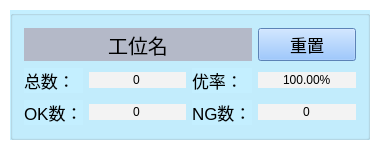
<?xml version="1.0" encoding="UTF-8"?>
<ui version="4.0">
 <class>ProductionWindows</class>
 <widget class="QWidget" name="ProductionWindows">
  <property name="geometry">
   <rect>
    <x>0</x>
    <y>0</y>
    <width>390</width>
    <height>150</height>
   </rect>
  </property>
  <property name="windowTitle">
   <string>ProductionWindows</string>
  </property>
  <property name="styleSheet">
   <string notr="true">background-color: rgb(255, 255, 255);</string>
  </property>
  <widget class="QGroupBox" name="groupBox">
   <property name="geometry">
    <rect>
     <x>10</x>
     <y>10</y>
     <width>360</width>
     <height>130</height>
    </rect>
   </property>
   <property name="minimumSize">
    <size>
     <width>360</width>
     <height>130</height>
    </size>
   </property>
   <property name="maximumSize">
    <size>
     <width>360</width>
     <height>130</height>
    </size>
   </property>
   <property name="styleSheet">
    <string notr="true">background-color: rgb(196, 239, 255);</string>
   </property>
   <property name="title">
    <string/>
   </property>
   <layout class="QGridLayout" name="gridLayout">
    <item row="0" column="3">
     <widget class="QPushButton" name="pushButton">
      <property name="font">
       <font>
        <pointsize>13</pointsize>
       </font>
      </property>
      <property name="cursor">
       <cursorShape>PointingHandCursor</cursorShape>
      </property>
      <property name="styleSheet">
       <string notr="true">background-color: rgb(129, 184, 255);</string>
      </property>
      <property name="text">
       <string>重置</string>
      </property>
     </widget>
    </item>
    <item row="1" column="0">
     <widget class="QLabel" name="label">
      <property name="font">
       <font>
        <pointsize>13</pointsize>
       </font>
      </property>
      <property name="text">
       <string>总数：</string>
      </property>
     </widget>
    </item>
    <item row="1" column="1">
     <widget class="QLineEdit" name="lineEdit_Sum">
      <property name="minimumSize">
       <size>
        <width>80</width>
        <height>0</height>
       </size>
      </property>
      <property name="styleSheet">
       <string notr="true">background-color: rgb(243, 243, 243);
border-width:0;
border-style:outset</string>
      </property>
      <property name="text">
       <string>0</string>
      </property>
      <property name="alignment">
       <set>Qt::AlignCenter</set>
      </property>
      <property name="readOnly">
       <bool>true</bool>
      </property>
     </widget>
    </item>
    <item row="1" column="2">
     <widget class="QLabel" name="label_2">
      <property name="font">
       <font>
        <pointsize>13</pointsize>
       </font>
      </property>
      <property name="text">
       <string>优率：</string>
      </property>
     </widget>
    </item>
    <item row="1" column="3">
     <widget class="QLineEdit" name="lineEdit_Nice">
      <property name="minimumSize">
       <size>
        <width>80</width>
        <height>0</height>
       </size>
      </property>
      <property name="styleSheet">
       <string notr="true">background-color: rgb(243, 243, 243);
border-width:0;
border-style:outset</string>
      </property>
      <property name="text">
       <string>100.00%</string>
      </property>
      <property name="alignment">
       <set>Qt::AlignCenter</set>
      </property>
      <property name="readOnly">
       <bool>true</bool>
      </property>
     </widget>
    </item>
    <item row="2" column="0">
     <widget class="QLabel" name="label_3">
      <property name="font">
       <font>
        <pointsize>13</pointsize>
       </font>
      </property>
      <property name="text">
       <string>OK数：</string>
      </property>
     </widget>
    </item>
    <item row="2" column="1">
     <widget class="QLineEdit" name="lineEdit_OK">
      <property name="minimumSize">
       <size>
        <width>80</width>
        <height>0</height>
       </size>
      </property>
      <property name="styleSheet">
       <string notr="true">background-color: rgb(243, 243, 243);
border-width:0;
border-style:outset</string>
      </property>
      <property name="text">
       <string>0</string>
      </property>
      <property name="alignment">
       <set>Qt::AlignCenter</set>
      </property>
      <property name="readOnly">
       <bool>true</bool>
      </property>
     </widget>
    </item>
    <item row="2" column="2">
     <widget class="QLabel" name="label_4">
      <property name="font">
       <font>
        <pointsize>13</pointsize>
       </font>
      </property>
      <property name="text">
       <string>NG数：</string>
      </property>
     </widget>
    </item>
    <item row="2" column="3">
     <widget class="QLineEdit" name="lineEdit_NG">
      <property name="minimumSize">
       <size>
        <width>80</width>
        <height>0</height>
       </size>
      </property>
      <property name="styleSheet">
       <string notr="true">background-color: rgb(243, 243, 243);
border-width:0;
border-style:outset</string>
      </property>
      <property name="text">
       <string>0</string>
      </property>
      <property name="alignment">
       <set>Qt::AlignCenter</set>
      </property>
      <property name="readOnly">
       <bool>true</bool>
      </property>
     </widget>
    </item>
    <item row="0" column="0" colspan="3">
     <widget class="QLabel" name="worknamelabel">
      <property name="font">
       <font>
        <pointsize>15</pointsize>
       </font>
      </property>
      <property name="styleSheet">
       <string notr="true">background-color: rgb(0, 0, 0);
background-color: rgb(180, 185, 200);</string>
      </property>
      <property name="text">
       <string>工位名</string>
      </property>
      <property name="alignment">
       <set>Qt::AlignCenter</set>
      </property>
      <property name="wordWrap">
       <bool>true</bool>
      </property>
     </widget>
    </item>
   </layout>
  </widget>
 </widget>
 <layoutdefault spacing="6" margin="11"/>
 <resources/>
 <connections/>
</ui>
